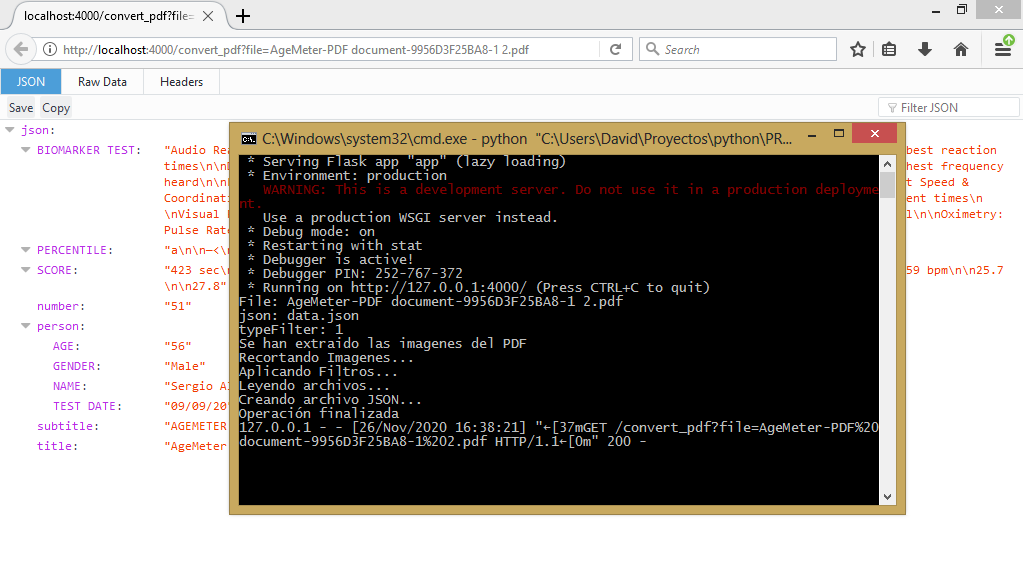
#> input picture test.PNG, 1023 x 562 px; its folder holds only this picture in this run
$ python -i _image.py   (imports and definitions only)
#> lines starting #> are read from the running program, lines starting #| are printed output that depends on the picture; after the words box and inside, x2 and y2 are one past the last pixel; in counts of white or black regions, pixels touching at a corner belong together
"""
	Nonmbre:
		_image

	Descripción:
		Este modulo permite manipular las images para reconocer texto mediante un Lector de OCR o aplicar un filtro para mejorar la calidad

	Requerimientos:
		* pillow
		* pytesseract
		* tesseract
"""

from PIL import ImageEnhance, ImageFilter
from PIL import Image
import os
import pytesseract
from io import open
import cv2

def filter(file):
	"""
		Función filter:
			Permite aplicar un filtro de alto contraste para mejorar la lectura de texto mediante OCR. La funcion recibe como parametro la ubicación de la imagen, devuelve False en caso de error o devuelve la ubicación de la nueva imagen
	"""
#> called with file = 'test.PNG'
	try:
		im = Image.open(file)
#> im is the input picture: PIL image 1023x562 RGBA; mean R, G, B, A 151.5, 148.3, 144.4, 255
		im = im.filter(ImageFilter.MedianFilter())
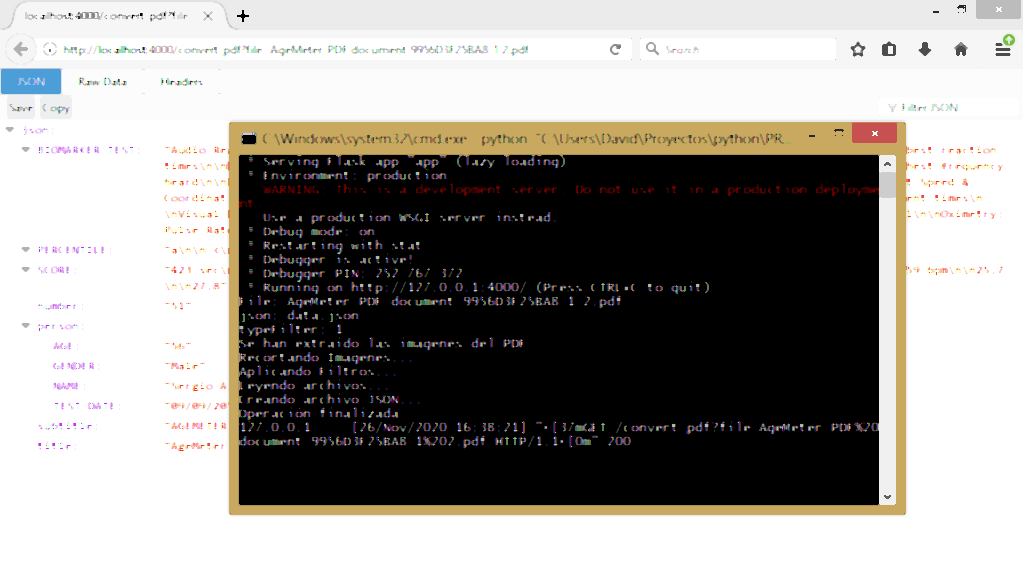
#> im: PIL image 1023x562 RGBA; mean R, G, B, A 151.2, 148.6, 144.5, 255
		enhancer = ImageEnhance.Contrast(im)
		im = enhancer.enhance(15)
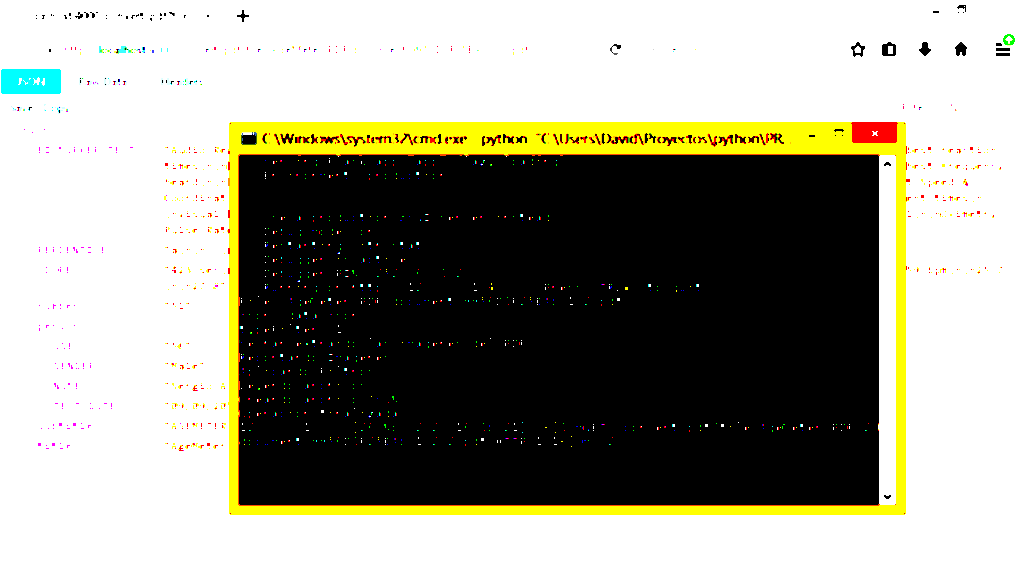
#> im: PIL image 1023x562 RGBA; mean R, G, B, A 154.4, 153.4, 139, 255
		im = im.convert('1')
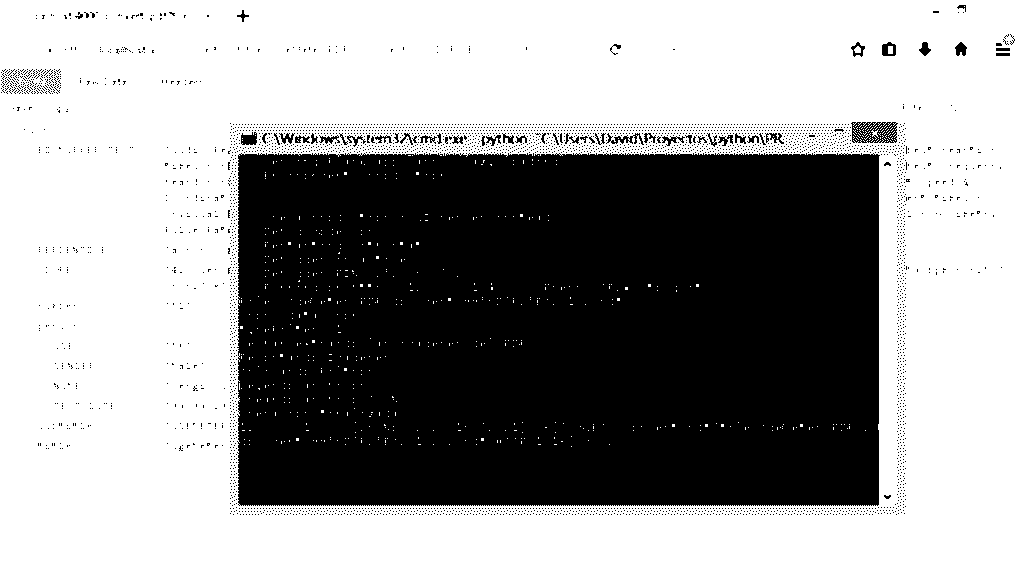
#> im: PIL image 1023x562 1; 59.6% white; 3767 black regions (3718 under 20 px), largest, box (x1, y1, x2, y2) and area: (237, 153, 880, 506) 223868, (851, 122, 898, 143) 658, (606, 133, 644, 145) 175
		outputFile = os.path.splitext(file)[0] + ".jpg"
		im.save(outputFile)
	except Exception as e:
		print(e)
		return False

	return outputFile


"""
	pytesseract.pytesseract.tesseract_cmd = r'UBICACIÓN DEL tesseract'

	Esta linea de codigo necesario si se trabaje en windows y no se ha agregado el tesseract al PATH o variable globales
"""
pytesseract.pytesseract.tesseract_cmd = r'C:\Program Files\Tesseract-OCR\tesseract'
# [42 lines left out: functions convertText, cropfile, not called in this run]

>>> result = filter('test.PNG')
